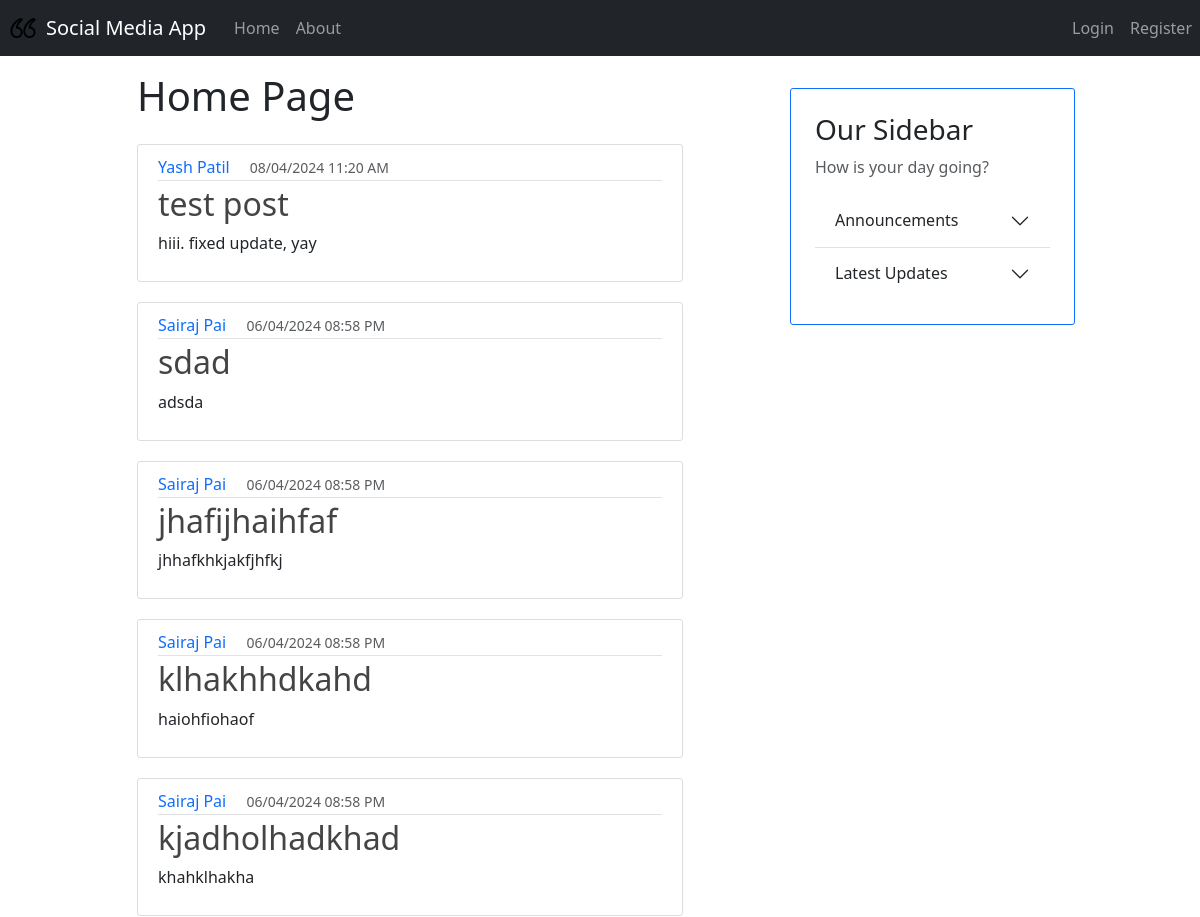
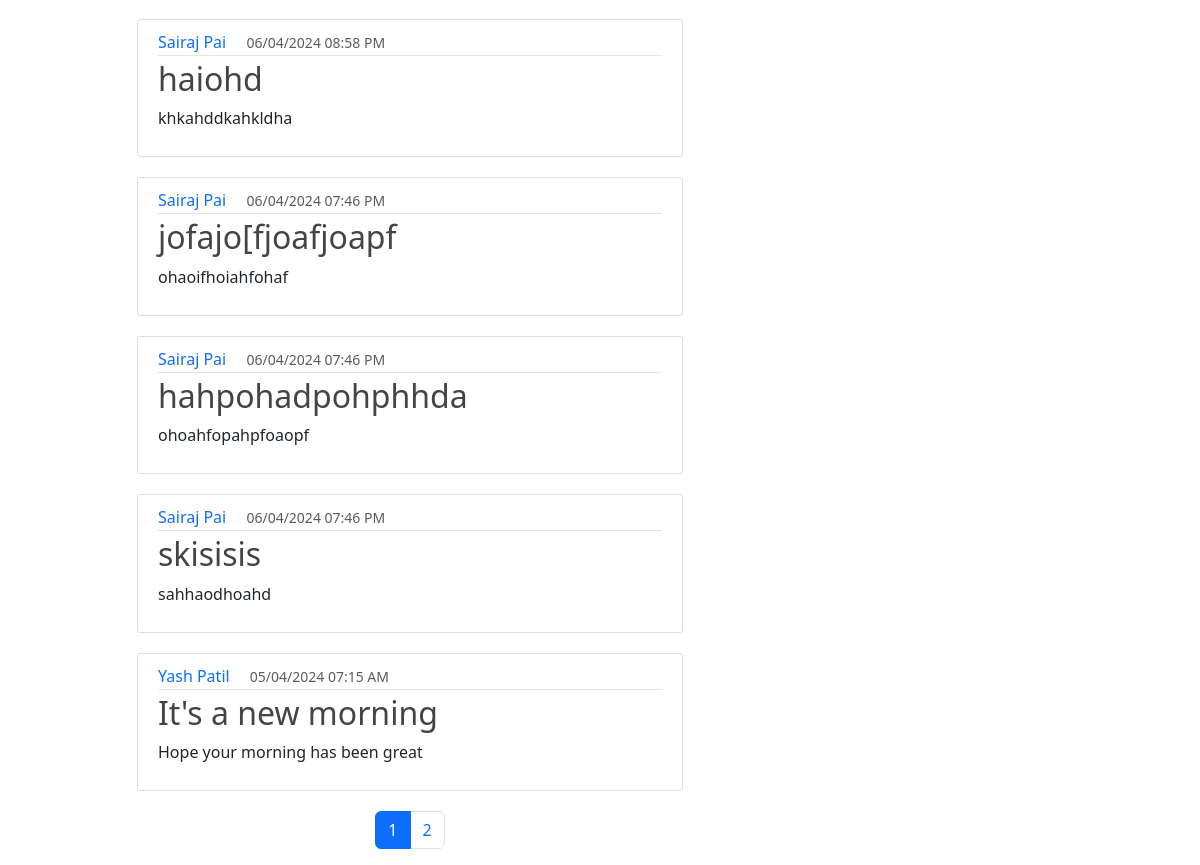
The page / on the database its author committed (2 pictures, top to bottom).
### models.py (models this page shows, shortened)
class Base(DeclarativeBase): # pylint: disable=too-few-public-methods
    pass

class Posts(Base): # pylint: disable=too-few-public-methods
    __tablename__ = "posts"
    id: Mapped[int] = mapped_column(primary_key=True)
    title: Mapped[str] = mapped_column(nullable=False)
    text: Mapped[str] = mapped_column(nullable=False)
    image: Mapped[Optional[str]] = mapped_column()
    likes: Mapped[List["Likes"]] = relationship(back_populates="post")
    timestamp: Mapped[int] = mapped_column(nullable=False)
    owner_id: Mapped[str] = mapped_column(ForeignKey("user_account.username"))
    owner: Mapped["User"] = relationship(back_populates="posts")
    comments: Mapped[List["Comments"]] = relationship(back_populates="post")
    no_of_likes = column_property(
        select(func.count(Likes.id))
        .where(Likes.liked_post_id == id)
        .scalar_subquery()
    )

class User(Base, UserMixin): # pylint: disable=too-few-public-methods
    __tablename__ = "user_account"
    username: Mapped[str] = mapped_column(primary_key=True)
    fullname: Mapped[str] = mapped_column(nullable=False)
    email: Mapped[str] = mapped_column(nullable=False, unique=True)
    password: Mapped[str] = mapped_column(nullable=False)
    profile_pic_url: Mapped[Optional[str]] = mapped_column(default="user.png")
    posts: Mapped[List["Posts"]] = relationship(back_populates="owner")

### app.py (the view)
@app.route("/")
def home():
    page = request.args.get('page', 1, type=int)
    query = db.select(Posts).order_by(Posts.timestamp.desc())
    posts = db.paginate(query, page = page, per_page=10)
    tz=timezone("Asia/Kolkata")
    return render_template('home.html', title='Home', page=page,
                           posts=posts,datetime=datetime,tz=tz)

### templates/home.html
{% extends "layout.html" %}
{% import "macros.html" as macro %}
{% block content %}
    {% if current_user.is_authenticated %}
        <h1 class="mt-2 mb-4"> Welcome, {{ current_user.fullname }}! </h1>
    {% else %}
        <h1 class="mt-2 mb-4"> Home Page </h1>
    {% endif %}
    {% for post in posts %}
        <article class="media content-section">
            {{ macro.render_post(post, datetime, tz) }}
        </article>
    {% endfor %}
    <div class="container mt-6">
      <ul class="pagination justify-content-center">
        {% for page in posts.iter_pages(left_edge=1,right_edge=1, left_current=2, right_current=2) %}
          {% if page %}
            {% if posts.page == page %}
            <li class="page-item active"><a class="page-link" href="{{ url_for('home', page=page) }}">{{ page }}</a></li>
            {% else %}
            <li class="page-item"><a class="page-link" href="{{ url_for('home', page=page) }}">{{ page }}</a></li>
            {% endif %}
          {% else %}
          <li class="page-item disabled"><span class="page-link">...</span></li>
          {% endif %}
        {% endfor %}
      </ul>
    </div>
{% endblock %}

### templates/layout.html (shortened to what this page needs)
<!DOCTYPE html>
<html lang="en">
<head>
    <link href="https://cdn.jsdelivr.net/npm/bootstrap@5.3.3/dist/css/bootstrap.min.css" rel="stylesheet">
    <link rel="stylesheet" type="text/css" href="{{ url_for('static', filename='main.css') }}">
</head>
<body>
    <nav class="navbar navbar-expand-md navbar-dark bg-dark mb-2">
         <img src="{{ url_for('static', filename='icon.png') }}" width="30" height="30" class="d-inline-block align-top me-2 ms-2" alt="App Icon">
        <a class="navbar-brand mx-auto" href="#">Social Media App</a>
        <div class="collapse navbar-collapse" id="navbarNav">
            <ul class="navbar-nav">
                <li class="nav-item active">
                    <a class="nav-link" href="{{ url_for('home') }}">Home </a>
                </li>
                <li class="nav-item">
                    <a class="nav-link" href="{{ url_for('about') }}">About</a>
                </li>
            </ul>
            <ul class="navbar-nav ms-auto">
                {% if not current_user.is_authenticated %}
                    <li class="nav-item">
                        <a class="nav-link" href="{{ url_for('login') }}">Login</a>
                    </li>
                    <li class="nav-item">
                        <a class="nav-link" href="{{ url_for('register') }}">Register</a>
                    </li>
                {% endif %}
            </ul>
        </div>
    </nav>
    <div class="container">
        <div class="row align-items-start">
            <div class="col-md-6 offset-md-1 col-12">
                {% block content %}
                {% endblock %}
            </div>
            <div class="col-md-3 offset-md-1 col-10 offset-1 p-4 mt-4 border border-primary content-section">
                <div class="sidebar">
                    <h3>Our Sidebar</h3>
                    <p class='text-muted'>How is your day going?</p>
                    <div class="accordion accordion-flush" id="accordionFlushExample">
                        <div class="accordion-item">
                            <h2 class="accordion-header" id="flush-headingOne">
                                <button class="accordion-button collapsed" type="button" data-bs-toggle="collapse" data-bs-target="#flush-collapseOne" aria-expanded="false" aria-controls="flush-collapseOne">
                                    Announcements
                                </button>
                            </h2>
                        </div>
                        <div class="accordion-item">
                            <h2 class="accordion-header" id="flush-headingTwo">
                                <button class="accordion-button collapsed" type="button" data-bs-toggle="collapse" data-bs-target="#flush-collapseTwo" aria-expanded="false" aria-controls="flush-collapseTwo">
                                    Latest Updates
                                </button>
                            </h2>
                        </div>
                    </div>
                </div>
            </div>
        </div>
    </div>
</body>
</html>

### templates/macros.html
{% macro render_post(post, datetime, tz) -%}
    <div class="media-body">
        <div class="article-metadata">
            <a class="text-decoration-none me-3" href="#">{{ post.owner.fullname }}</a>
            <small class="text-muted">{{ datetime.fromtimestamp(post.timestamp, tz=tz).strftime('%d/%m/%Y %I:%M %p') }}</small>
        </div>
        <h2><a class="article-title text-decoration-none" href="{{ url_for('post',post_id=post.id) }}">{{ post.title }}</a></h2>
        <p class="article-content">{{ post.text }}</p>
    </div>
{%- endmacro %}

### static/main.css (style rules this page uses)
.content-section { background: #ffffff; padding: 10px 20px; border: 1px solid #dddddd; border-radius: 8px; margin-bottom: 20px; }
#navbarNav { padding-left: 20px; }
.content-section { background: #ffffff; padding: 10px 20px; border: 1px solid #dddddd; border-radius: 3px; margin-bottom: 20px; }
.article-title { color: #444444; }
.article-content { white-space: pre-line; }
.article-metadata { padding-bottom: 1px; margin-bottom: 4px; border-bottom: 1px solid #e3e3e3 }

### rows shown on the page
Posts: owner.fullname "Yash Patil", fromtimestamp "08/04/2024 11:20 AM", title "test post", text "hiii. fixed update, yay"
Posts: owner.fullname "Sairaj Pai", fromtimestamp "06/04/2024 08:58 PM", title "sdad", text "adsda"
Posts: owner.fullname "Sairaj Pai", fromtimestamp "06/04/2024 08:58 PM", title "jhafijhaihfaf", text "jhhafkhkjakfjhfkj"
Posts: owner.fullname "Sairaj Pai", fromtimestamp "06/04/2024 08:58 PM", title "klhakhhdkahd", text "haiohfiohaof"
Posts: owner.fullname "Sairaj Pai", fromtimestamp "06/04/2024 08:58 PM", title "kjadholhadkhad", text "khahklhakha"
Posts: owner.fullname "Sairaj Pai", fromtimestamp "06/04/2024 08:58 PM", title "haiohd", text "khkahddkahkldha"
Posts: owner.fullname "Sairaj Pai", fromtimestamp "06/04/2024 07:46 PM", title "jofajo[fjoafjoapf", text "ohaoifhoiahfohaf"
Posts: owner.fullname "Sairaj Pai", fromtimestamp "06/04/2024 07:46 PM", title "hahpohadpohphhda", text "ohoahfopahpfoaopf"
Posts: owner.fullname "Sairaj Pai", fromtimestamp "06/04/2024 07:46 PM", title "skisisis", text "sahhaodhoahd"
Posts: owner.fullname "Yash Patil", fromtimestamp "05/04/2024 07:15 AM", title "It's a new morning", text "Hope your morning has been great"

### other values the page prints
{{ page }} "1"
{{ page }} "2"
